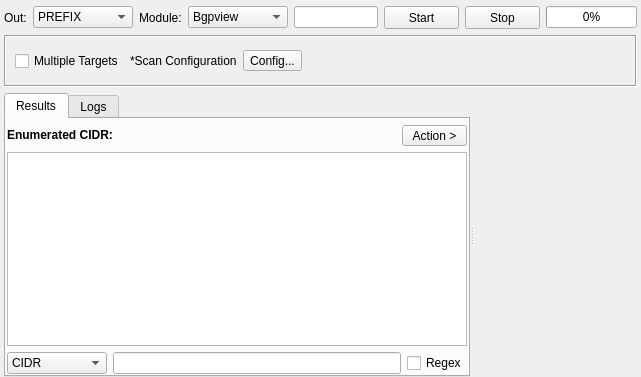
<?xml version="1.0" encoding="UTF-8"?>
<ui version="4.0">
 <class>CidrEnum</class>
 <widget class="QWidget" name="CidrEnum">
  <property name="geometry">
   <rect>
    <x>0</x>
    <y>0</y>
    <width>641</width>
    <height>377</height>
   </rect>
  </property>
  <property name="windowTitle">
   <string>CIDR Tool</string>
  </property>
  <layout class="QVBoxLayout" name="verticalLayout_3">
   <property name="leftMargin">
    <number>4</number>
   </property>
   <property name="topMargin">
    <number>6</number>
   </property>
   <property name="rightMargin">
    <number>4</number>
   </property>
   <property name="bottomMargin">
    <number>0</number>
   </property>
   <item>
    <layout class="QHBoxLayout" name="horizontalLayout_2">
     <item>
      <widget class="QLabel" name="labelOutput">
       <property name="text">
        <string>Out:</string>
       </property>
      </widget>
     </item>
     <item>
      <widget class="QComboBox" name="comboBoxOption">
       <property name="minimumSize">
        <size>
         <width>100</width>
         <height>0</height>
        </size>
       </property>
       <item>
        <property name="text">
         <string>PREFIX</string>
        </property>
       </item>
      </widget>
     </item>
     <item>
      <widget class="QLabel" name="labelModule">
       <property name="text">
        <string>Module:</string>
       </property>
      </widget>
     </item>
     <item>
      <widget class="QComboBox" name="comboBoxEngine">
       <property name="minimumSize">
        <size>
         <width>100</width>
         <height>0</height>
        </size>
       </property>
       <item>
        <property name="text">
         <string>Bgpview</string>
        </property>
       </item>
      </widget>
     </item>
     <item>
      <widget class="QLineEdit" name="lineEditTarget"/>
     </item>
     <item>
      <widget class="QPushButton" name="buttonStart">
       <property name="minimumSize">
        <size>
         <width>75</width>
         <height>23</height>
        </size>
       </property>
       <property name="text">
        <string>Start</string>
       </property>
      </widget>
     </item>
     <item>
      <widget class="QPushButton" name="buttonStop">
       <property name="minimumSize">
        <size>
         <width>75</width>
         <height>23</height>
        </size>
       </property>
       <property name="text">
        <string>Stop</string>
       </property>
      </widget>
     </item>
     <item>
      <widget class="QProgressBar" name="progressBar">
       <property name="value">
        <number>0</number>
       </property>
      </widget>
     </item>
    </layout>
   </item>
   <item>
    <widget class="QFrame" name="frame">
     <property name="frameShape">
      <enum>QFrame::Box</enum>
     </property>
     <property name="frameShadow">
      <enum>QFrame::Sunken</enum>
     </property>
     <layout class="QHBoxLayout" name="horizontalLayout">
      <item>
       <widget class="QCheckBox" name="checkBoxMultipleTargets">
        <property name="text">
         <string>Multiple Targets</string>
        </property>
       </widget>
      </item>
      <item>
       <widget class="QLabel" name="label_2">
        <property name="text">
         <string>*Scan Configuration</string>
        </property>
       </widget>
      </item>
      <item>
       <widget class="QToolButton" name="buttonConfig">
        <property name="text">
         <string>Config...</string>
        </property>
       </widget>
      </item>
      <item>
       <spacer name="horizontalSpacer">
        <property name="orientation">
         <enum>Qt::Horizontal</enum>
        </property>
        <property name="sizeHint" stdset="0">
         <size>
          <width>40</width>
          <height>20</height>
         </size>
        </property>
       </spacer>
      </item>
     </layout>
    </widget>
   </item>
   <item>
    <widget class="QSplitter" name="splitter">
     <property name="orientation">
      <enum>Qt::Horizontal</enum>
     </property>
     <widget class="QTabWidget" name="tabWidget">
      <property name="currentIndex">
       <number>0</number>
      </property>
      <widget class="QWidget" name="tabResults">
       <attribute name="title">
        <string>Results</string>
       </attribute>
       <layout class="QVBoxLayout" name="verticalLayout">
        <property name="leftMargin">
         <number>1</number>
        </property>
        <property name="topMargin">
         <number>6</number>
        </property>
        <property name="rightMargin">
         <number>1</number>
        </property>
        <property name="bottomMargin">
         <number>1</number>
        </property>
        <item>
         <layout class="QHBoxLayout" name="horizontalLayout_3">
          <item>
           <widget class="QLabel" name="label_3">
            <property name="sizePolicy">
             <sizepolicy hsizetype="Maximum" vsizetype="Maximum">
              <horstretch>0</horstretch>
              <verstretch>0</verstretch>
             </sizepolicy>
            </property>
            <property name="font">
             <font>
              <weight>75</weight>
              <bold>true</bold>
             </font>
            </property>
            <property name="text">
             <string>Enumerated CIDR:</string>
            </property>
           </widget>
          </item>
          <item>
           <widget class="QLabel" name="labelResultsCount">
            <property name="sizePolicy">
             <sizepolicy hsizetype="Preferred" vsizetype="Preferred">
              <horstretch>0</horstretch>
              <verstretch>0</verstretch>
             </sizepolicy>
            </property>
            <property name="text">
             <string/>
            </property>
           </widget>
          </item>
          <item>
           <widget class="QToolButton" name="buttonAction">
            <property name="minimumSize">
             <size>
              <width>65</width>
              <height>20</height>
             </size>
            </property>
            <property name="text">
             <string>Action &gt;</string>
            </property>
           </widget>
          </item>
         </layout>
        </item>
        <item>
         <widget class="QTreeView" name="treeResults">
          <property name="contextMenuPolicy">
           <enum>Qt::CustomContextMenu</enum>
          </property>
          <property name="acceptDrops">
           <bool>false</bool>
          </property>
          <property name="alternatingRowColors">
           <bool>true</bool>
          </property>
          <property name="selectionMode">
           <enum>QAbstractItemView::SingleSelection</enum>
          </property>
          <attribute name="headerCascadingSectionResizes">
           <bool>true</bool>
          </attribute>
          <attribute name="headerMinimumSectionSize">
           <number>220</number>
          </attribute>
          <attribute name="headerDefaultSectionSize">
           <number>220</number>
          </attribute>
          <attribute name="headerHighlightSections">
           <bool>true</bool>
          </attribute>
         </widget>
        </item>
        <item>
         <layout class="QHBoxLayout" name="horizontalLayout_4">
          <item>
           <widget class="QComboBox" name="comboBoxFilter">
            <property name="minimumSize">
             <size>
              <width>100</width>
              <height>0</height>
             </size>
            </property>
            <item>
             <property name="text">
              <string>CIDR</string>
             </property>
            </item>
            <item>
             <property name="text">
              <string>Value</string>
             </property>
            </item>
           </widget>
          </item>
          <item>
           <widget class="QLineEdit" name="lineEditFilter"/>
          </item>
          <item>
           <widget class="QCheckBox" name="checkBoxRegex">
            <property name="text">
             <string>Regex</string>
            </property>
           </widget>
          </item>
         </layout>
        </item>
       </layout>
      </widget>
      <widget class="QWidget" name="tabLogs">
       <attribute name="title">
        <string>Logs</string>
       </attribute>
       <layout class="QVBoxLayout" name="verticalLayout_2">
        <property name="leftMargin">
         <number>1</number>
        </property>
        <property name="topMargin">
         <number>6</number>
        </property>
        <property name="rightMargin">
         <number>1</number>
        </property>
        <property name="bottomMargin">
         <number>1</number>
        </property>
        <item>
         <widget class="QPlainTextEdit" name="plainTextEditLogs"/>
        </item>
       </layout>
      </widget>
     </widget>
     <widget class="InputWidget" name="targets" native="true">
      <property name="minimumSize">
       <size>
        <width>0</width>
        <height>150</height>
       </size>
      </property>
     </widget>
    </widget>
   </item>
  </layout>
 </widget>
 <customwidgets>
  <customwidget>
   <class>InputWidget</class>
   <extends>QWidget</extends>
   <header>src/widgets/InputWidget.h</header>
   <container>1</container>
  </customwidget>
 </customwidgets>
 <resources/>
 <connections/>
</ui>
